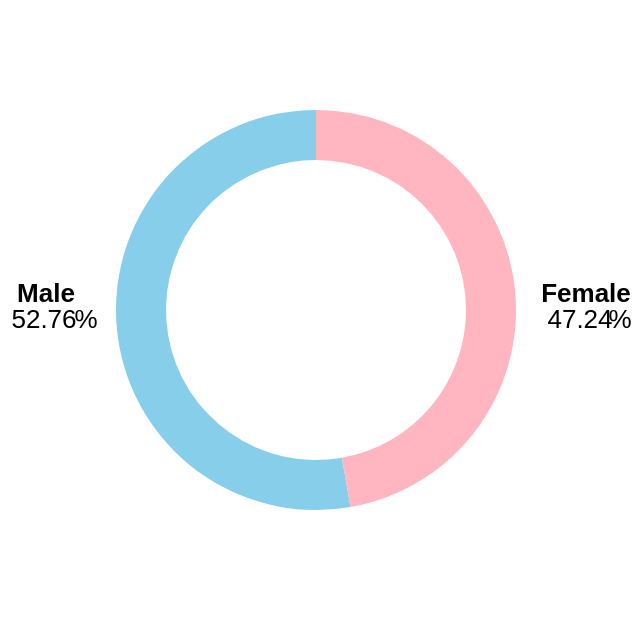

Write a Vega-Lite specification for this figure.
### Vega-Lite specification from a JSON file in a GitHub repository (floating-point values rounded to 4 significant figures)
{"$schema": "https://vega.github.io/schema/vega-lite/v5.json", "description": "Donut chart to show male and female arrivals", "width": 200, "height": 300, "data": {"values": [{"gender": "Male", "percentage": 52.76, "count": 1862082, "total": 3528338}, {"gender": "Female", "percentage": 47.24, "count": 1666256, "total": 3528338}]}, "layer": [{"mark": {"type": "arc", "innerRadius": 75, "outerRadius": 100, "tooltip": true}, "encoding": {"theta": {"field": "percentage", "type": "quantitative", "stack": true}, "color": {"field": "gender", "type": "nominal", "legend": null, "scale": {"domain": ["Male", "Female"], "range": ["#87CEEB", "#FFB6C1"]}, "title": "Gender"}, "tooltip": [{"field": "gender", "type": "nominal", "title": "Gender"}, {"field": "total", "type": "quantitative", "title": "Total Arrivals", "format": ","}, {"field": "count", "type": "quantitative", "title": "Total Gender Arrivals", "format": ","}, {"field": "percentage", "type": "quantitative", "title": "Percentage"}]}}, {"mark": {"type": "text", "dx": -136, "dy": 5, "fontSize": 13}, "encoding": {"theta": {"field": "percentage", "type": "quantitative"}, "radius": {"value": 0}, "text": {"condition": {"test": "datum.gender === 'Male'", "field": "percentage", "type": "quantitative", "format": ".2f"}, "else": {"value": ""}}}}, {"mark": {"type": "text", "dx": 132, "dy": 5, "fontSize": 13}, "encoding": {"theta": {"field": "percentage", "type": "quantitative"}, "radius": {"value": 0}, "text": {"condition": {"test": "datum.gender === 'Female'", "field": "percentage", "type": "quantitative", "format": ".2f"}, "else": {"value": ""}}}}, {"mark": {"type": "text", "dx": -135, "dy": -8, "fontWeight": "bold", "fontSize": 13}, "encoding": {"theta": {"field": "gender", "type": "nominal"}, "radius": {"value": 0}, "text": {"condition": {"test": "datum.gender === 'Male'", "field": "gender", "type": "nominal"}, "else": {"value": ""}}}}, {"mark": {"type": "text", "dx": 135, "dy": -8, "fontWeight": "bold", "fontSize": 13}, "encoding": {"theta": {"field": "gender", "type": "nominal"}, "radius": {"value": 0}, "text": {"condition": {"test": "datum.gender === 'Female'", "field": "gender", "type": "nominal"}, "else": {"value": ""}}}}, {"mark": {"type": "text", "dx": -115, "dy": 5, "fontSize": 13}, "encoding": {"theta": {"field": "percentage", "type": "quantitative"}, "radius": {"value": 0}, "text": {"condition": {"test": "datum.gender === 'Male'", "value": "%"}, "else": {"value": ""}}}}, {"mark": {"type": "text", "dx": 152, "dy": 5, "fontSize": 13}, "encoding": {"theta": {"field": "percentage", "type": "quantitative"}, "radius": {"value": 0}, "text": {"condition": {"test": "datum.gender === 'Female'", "value": "%"}, "else": {"value": ""}}}}]}
